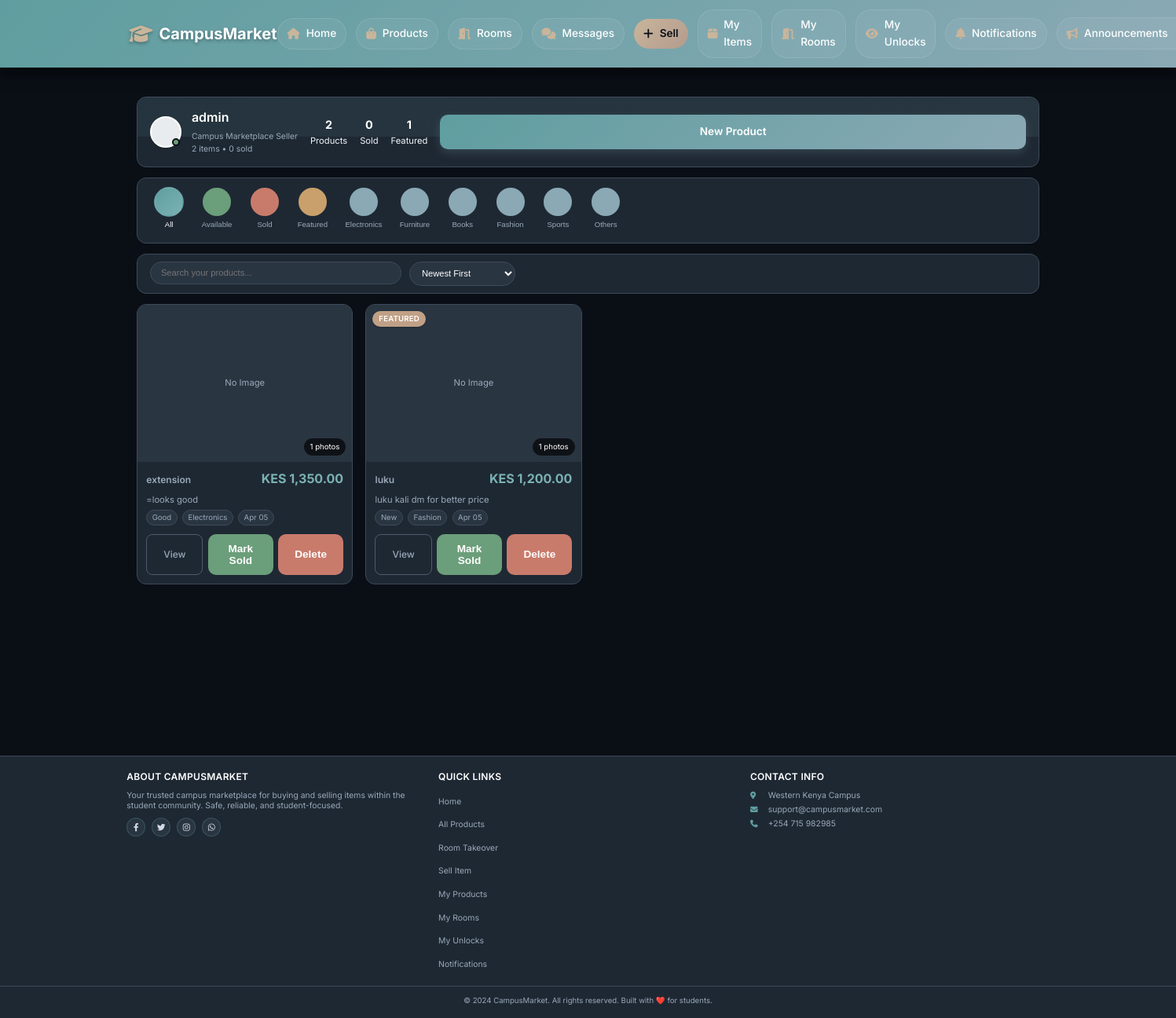
/my-products (signed in), run on an earlier commit of the app's database.
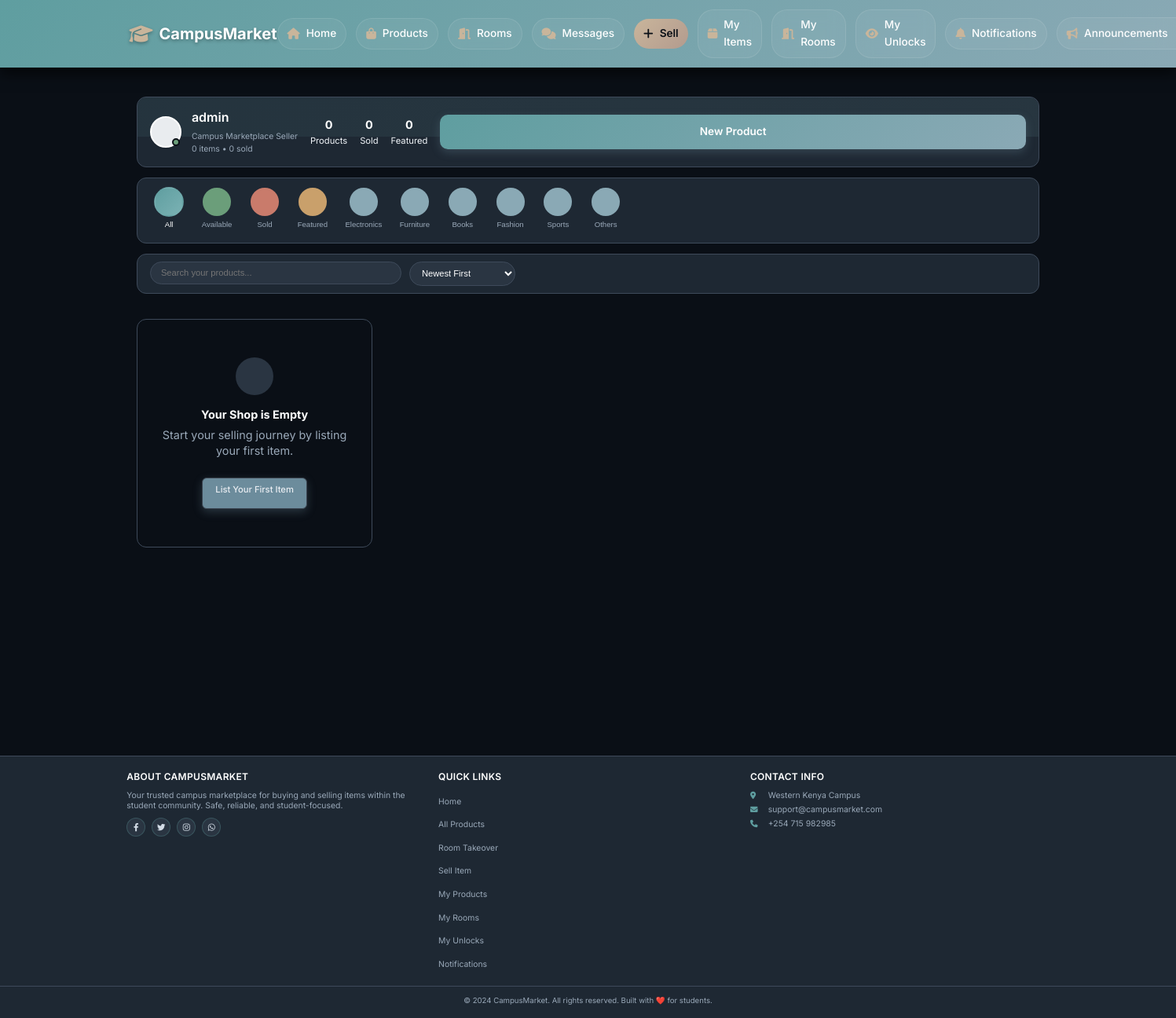
And on a later commit of the database.
### app/models.py (models this page shows, shortened)
class Category(db.Model):
    __tablename__ = 'categories'
    id = db.Column(db.Integer, primary_key=True)
    name = db.Column(db.String(100), nullable=False)
    description = db.Column(db.Text)
    products = db.relationship('Product', back_populates='category', lazy=True)

class Product(db.Model):
    __tablename__ = 'products'
    id = db.Column(db.Integer, primary_key=True)
    title = db.Column(db.String(100), nullable=False)
    description = db.Column(db.Text)
    price = db.Column(db.Float, nullable=False)
    condition = db.Column(db.String(20))
    contact_info = db.Column(db.Text)
    is_fast_moving = db.Column(db.Boolean, default=False)
    is_active = db.Column(db.Boolean, default=True)
    is_sold = db.Column(db.Boolean, default=False)
    Token = db.Column(db.Float, nullable=False)
    category_id = db.Column(db.Integer, db.ForeignKey('categories.id'), nullable=False)
    seller_id = db.Column(db.Integer, db.ForeignKey('users.id'), nullable=False)
    image_group_id = db.Column(db.Integer, db.ForeignKey('product_image_groups.id'), nullable=True)
    created_at = db.Column(db.DateTime, default=datetime.utcnow)
    updated_at = db.Column(db.DateTime, default=datetime.utcnow, onupdate=datetime.utcnow)
    hostel_name = db.Column(db.String(100), nullable=False, default='')
    location = db.Column(db.String(100), nullable=False, default='')
    leave_date = db.Column(db.DateTime, nullable=False, default=datetime.utcnow)
    room_type = db.Column(db.String(20), default='single')
    deposit = db.Column(db.Float, default=0)
    commission_percentage = db.Column(db.Float, default=0)
    is_commission_listing = db.Column(db.Boolean, default=False)
    status = db.Column(db.String(20), default='available')
    agreement_user_id = db.Column(db.Integer, db.ForeignKey('users.id'), nullable=True)
    agreement_expires_at = db.Column(db.DateTime, nullable=True)
    booked_at = db.Column(db.DateTime, nullable=True)
    total_unlocks = db.Column(db.Integer, default=0)
    last_interest_update = db.Column(db.DateTime, default=datetime.utcnow)
    payments = db.relationship('Payment', back_populates='product', lazy=True, cascade="all, delete-orphan")
    chats = db.relationship('Chat', back_populates='product', lazy=True, cascade='all, delete-orphan')
    offers = db.relationship('Offer', back_populates='product', lazy=True, cascade='all, delete-orphan')
    unlocks = db.relationship(
    'ProductUnlock',
    back_populates='product',
    cascade='all, delete-orphan'
)
    notifications = db.relationship(
    'Notification',
    back_populates='product',
    cascade='all, delete-orphan'
)
    agreement_user = db.relationship('User', foreign_keys=[agreement_user_id])
    category = db.relationship('Category', back_populates='products')
    seller = db.relationship('User', foreign_keys=[seller_id], back_populates='products')
    image_group = db.relationship('ProductImageGroup', back_populates='product')
    @property
    def image(self):
        if self.image_group and self.image_group.images:
            return self.image_group.images[0].filename
        return None
    @property
    def images(self):
        if self.image_group:
            return self.image_group.images
        return []

### app/products/routes.py (the view)
@products_bp.route('/my-products')
@cache.cached(timeout=60)
@login_required
def my_products_list():
    products = Product.query.filter_by(seller_id=current_user.id).order_by(Product.created_at.desc()).all()
    categories = Category.query.all()
    return render_template('products/my_products.html', products=products, categories=categories)

### app/models.py (called while the page is built)
@login_manager.user_loader
def load_user(user_id):
    return User.query.get(int(user_id))

### app/templates/products/my_products.html (shortened to what the changed rows need)
{% extends "base.html" %}
{% block content %}
<div class="my-products-container">
    <div class="profile-header">
        <div class="header-content">
            <div class="profile-main">
                <div class="profile-details">
                    <h1 class="profile-name">{{ current_user.username }}</h1>
                    <div class="profile-bio">
                        <p>Campus Marketplace Seller</p>
                        <p>{{ products|length }} items • {{ products|selectattr('is_sold')|list|length }} sold</p>
                    </div>
                </div>
            </div>
            <div class="profile-stats">
                <div class="stat">
                    <span class="stat-number">{{ products|length }}</span>
                    <span class="stat-label">Products</span>
                </div>
                <div class="stat">
                    <span class="stat-number">{{ products|selectattr('is_fast_moving')|list|length }}</span>
                    <span class="stat-label">Featured</span>
                </div>
            </div>
        </div>
    </div>
    <div class="filter-tabs">
        <div class="filter-scroll">
            {% for category in categories %}
            <button class="filter-btn" data-filter="{{ category.name }}">
                <div class="filter-circle category-circle"></div>
                <span>{{ category.name }}</span>
            </button>
            {% endfor %}
        </div>
    </div>
    <div class="products-section">
        {% if products %}
            <div class="products-grid" id="productsGrid">
                {% for product in products %}
                    <div class="product-card"
                         data-status="{{ 'sold' if product.is_sold else 'available' }}"
                         data-category="{{ product.category.name if product.category else 'Other' }}"
                         data-featured="{{ 'true' if product.is_fast_moving else 'false' }}"
                         data-name="{{ product.title.lower() }}"
                         data-price="{{ product.price }}"
                         data-date="{{ product.created_at.timestamp() }}"
                         data-product-id="{{ product.id }}">
                        <div class="product-image-section" onclick="openImageGallery({{ product.id }}, [
                            {% if product.image %}
                                '{{ url_for('static', filename='uploads/product_images/' + product.image) }}'
                                {% if product.images %}
                                    {% for img in product.images %}
                                        , '{{ url_for('static', filename='uploads/product_images/' + img.filename) }}'
                                    {% endfor %}
                                {% endif %}
                            {% endif %}
                        ])">
                            <div class="product-image-placeholder {% if product.image %}hidden{% endif %}">
                                <span>No Image</span>
                            </div>
                            <div class="product-badges">
                                {% if product.is_sold %}
                                <div class="badge sold">
                                    <span>Sold on {{ product.updated_at.strftime('%b %d, %Y') if product.updated_at else product.created_at.strftime('%b %d, %Y') }}</span>
                                </div>
                                {% elif product.is_fast_moving %}
                                <div class="badge featured">
                                    <span>Featured</span>
                                </div>
                                {% endif %}
                            </div>
                            {% if product.images %}
                            <div class="multiple-images-indicator">
                                <span>{{ product.images|length }} photos</span>
                            </div>
                            {% endif %}
                        </div>
                        <div class="product-content">
                            <div class="product-header">
                                <h3 class="product-title">{{ product.title }}</h3>
                                <div class="product-price">KES {{ "{:,.2f}".format(product.price) }}</div>
                            </div>
                            <p class="product-description">
                                {{ product.description[:120] }}{% if product.description|length > 120 %}...{% endif %}
                            </p>
                            <div class="product-meta">
                                <span class="meta-item">{{ product.condition|replace('_', ' ')|title }}</span>
                                <span class="meta-item">{{ product.category.name if product.category else 'General' }}</span>
                                <span class="meta-item">{{ product.created_at.strftime('%b %d') }}</span>
                            </div>
                            <div class="product-actions">
                                <a href="{{ url_for('products.view_product', product_id=product.id) }}" class="btn btn-view">View</a>
                                {% if not product.is_sold %}
                                <button class="btn btn-mark-sold" onclick="markAsSold({{ product.id }})">Mark Sold</button>
                                {% endif %}
                                <button class="btn btn-delete" onclick="deleteProduct({{ product.id }})">Delete</button>
                            </div>
                        </div>
                    </div>
                {% endfor %}
            </div>
        {% else %}
            <div class="empty-state">
                <div class="empty-illustration"></div>
                <h3>Your Shop is Empty</h3>
                <p>Start your selling journey by listing your first item.</p>
                <a href="{{ url_for('products.create_product') }}" class="btn btn-primary">List Your First Item</a>
            </div>
        {% endif %}
    </div>
</div>
{% endblock %}

What changed in the data, as far as the page shows it:
removed Product: images|length "1", title "extension", price "1,350.00", description "=looks good", condition "Good", category "Electronics", created_at "Apr 05"
removed Product: is_sold "FEATURED", images|length "1", title "luku", price "1,200.00", description "luku kali dm for better price", condition "New", category "Fashion", created_at "Apr 05"
Also different on the page:
{{ products|length }}: "2" → "0"
{{ products|selectattr('is_fast_moving')|list|length }}: "1" → "0"
text now shown: "Your Shop is Empty Start your selling journey by listing your first item. List Your First Item"
